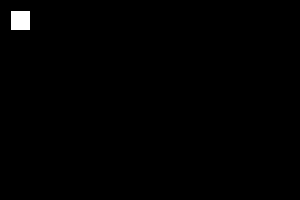
Frame 1 (no input)
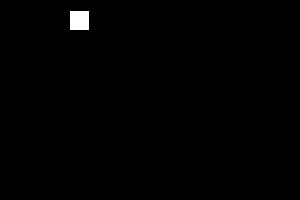
Frame 60 (the mouse pressed at the canvas centre just before this capture)
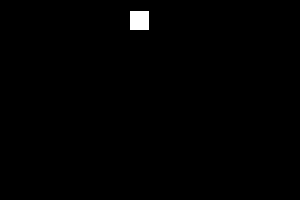
Frame 120 (the mouse held since frame 60 and released just before this capture)

The Processing sketch that drew these frames (run headless with seeded random() and noise(); from frame 60 on, the mouse is pressed at the canvas centre):

// Processing sketch: sketch_004_variabili
// ── sketch_004_variabili.pde
int x = 10;

void setup(){
  size(300,200);
  background(0);
}

void draw() {
  rect(x,10, 20,20);
  delay(100);
  //x = x + 1;
  x++;
}
